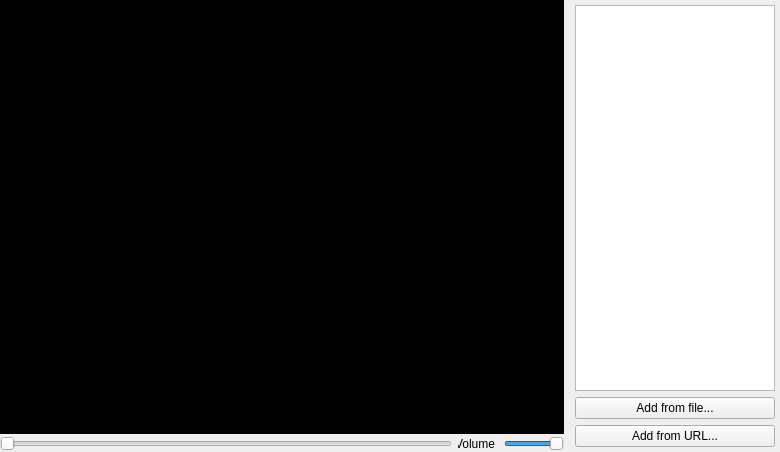
<?xml version="1.0" encoding="UTF-8"?>
<ui version="4.0">
 <class>MainWindow</class>
 <widget class="QMainWindow" name="MainWindow">
  <property name="geometry">
   <rect>
    <x>0</x>
    <y>0</y>
    <width>780</width>
    <height>452</height>
   </rect>
  </property>
  <property name="sizePolicy">
   <sizepolicy hsizetype="Expanding" vsizetype="Expanding">
    <horstretch>0</horstretch>
    <verstretch>0</verstretch>
   </sizepolicy>
  </property>
  <property name="baseSize">
   <size>
    <width>0</width>
    <height>0</height>
   </size>
  </property>
  <property name="windowTitle">
   <string>MainWindow</string>
  </property>
  <property name="layoutDirection">
   <enum>Qt::LeftToRight</enum>
  </property>
  <widget class="QWidget" name="centralWidget">
   <property name="sizePolicy">
    <sizepolicy hsizetype="Expanding" vsizetype="Expanding">
     <horstretch>0</horstretch>
     <verstretch>0</verstretch>
    </sizepolicy>
   </property>
   <property name="layoutDirection">
    <enum>Qt::LeftToRight</enum>
   </property>
   <layout class="QHBoxLayout" name="horizontalLayout_2">
    <property name="leftMargin">
     <number>0</number>
    </property>
    <property name="topMargin">
     <number>0</number>
    </property>
    <property name="rightMargin">
     <number>0</number>
    </property>
    <property name="bottomMargin">
     <number>0</number>
    </property>
    <item>
     <layout class="QHBoxLayout" name="horizontalLayout" stretch="0,0">
      <property name="spacing">
       <number>6</number>
      </property>
      <property name="sizeConstraint">
       <enum>QLayout::SetNoConstraint</enum>
      </property>
      <item>
       <layout class="QVBoxLayout" name="verticalLayout_2">
        <property name="spacing">
         <number>2</number>
        </property>
        <property name="sizeConstraint">
         <enum>QLayout::SetNoConstraint</enum>
        </property>
        <item>
         <widget class="QWidget" name="widgetPlayer" native="true">
          <property name="sizePolicy">
           <sizepolicy hsizetype="Expanding" vsizetype="Expanding">
            <horstretch>0</horstretch>
            <verstretch>0</verstretch>
           </sizepolicy>
          </property>
          <property name="minimumSize">
           <size>
            <width>0</width>
            <height>0</height>
           </size>
          </property>
          <property name="sizeIncrement">
           <size>
            <width>0</width>
            <height>0</height>
           </size>
          </property>
          <property name="layoutDirection">
           <enum>Qt::LeftToRight</enum>
          </property>
          <property name="autoFillBackground">
           <bool>false</bool>
          </property>
          <property name="styleSheet">
           <string notr="true">background-color: rgb(0, 0, 0);</string>
          </property>
         </widget>
        </item>
        <item>
         <layout class="QHBoxLayout" name="horizontalLayout_3">
          <item>
           <widget class="QSlider" name="horizontalSliderProgress">
            <property name="maximum">
             <number>1000</number>
            </property>
            <property name="orientation">
             <enum>Qt::Horizontal</enum>
            </property>
           </widget>
          </item>
          <item>
           <widget class="QLineEdit" name="lineEdit">
            <property name="maximumSize">
             <size>
              <width>40</width>
              <height>16777215</height>
             </size>
            </property>
            <property name="styleSheet">
             <string notr="true">background-color: transparent;</string>
            </property>
            <property name="text">
             <string>Volume</string>
            </property>
            <property name="frame">
             <bool>false</bool>
            </property>
           </widget>
          </item>
          <item>
           <widget class="QSlider" name="horizontalSliderVolume">
            <property name="maximumSize">
             <size>
              <width>60</width>
              <height>16777215</height>
             </size>
            </property>
            <property name="maximum">
             <number>200</number>
            </property>
            <property name="value">
             <number>200</number>
            </property>
            <property name="orientation">
             <enum>Qt::Horizontal</enum>
            </property>
           </widget>
          </item>
         </layout>
        </item>
       </layout>
      </item>
      <item>
       <layout class="QVBoxLayout" name="verticalLayout">
        <property name="spacing">
         <number>6</number>
        </property>
        <property name="sizeConstraint">
         <enum>QLayout::SetMinimumSize</enum>
        </property>
        <property name="leftMargin">
         <number>5</number>
        </property>
        <property name="topMargin">
         <number>5</number>
        </property>
        <property name="rightMargin">
         <number>5</number>
        </property>
        <property name="bottomMargin">
         <number>5</number>
        </property>
        <item>
         <widget class="QListView" name="listView">
          <property name="maximumSize">
           <size>
            <width>200</width>
            <height>16777215</height>
           </size>
          </property>
         </widget>
        </item>
        <item>
         <widget class="QPushButton" name="buttonOpenFile">
          <property name="maximumSize">
           <size>
            <width>200</width>
            <height>16777215</height>
           </size>
          </property>
          <property name="text">
           <string>Add from file...</string>
          </property>
         </widget>
        </item>
        <item>
         <widget class="QPushButton" name="buttonOpenUrl">
          <property name="maximumSize">
           <size>
            <width>200</width>
            <height>16777215</height>
           </size>
          </property>
          <property name="text">
           <string>Add from URL...</string>
          </property>
         </widget>
        </item>
       </layout>
      </item>
     </layout>
    </item>
   </layout>
  </widget>
 </widget>
 <layoutdefault spacing="6" margin="11"/>
 <resources/>
 <connections/>
</ui>
